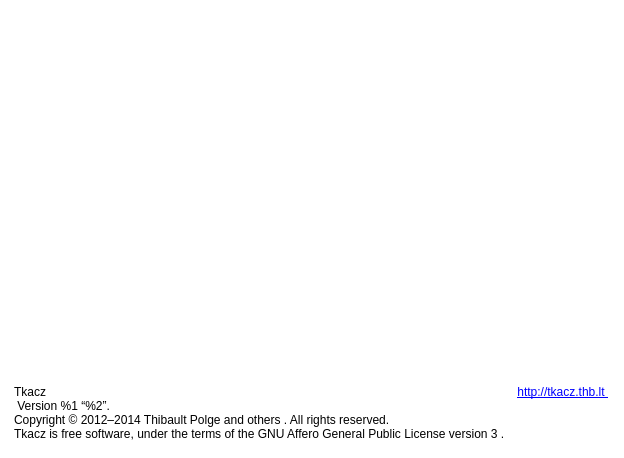
<?xml version="1.0" encoding="UTF-8"?>

<!--                                                            [licblock]
This file is part of Tkacz. 
Copyright (c) 2012-2014 Thibault Polge. All rights reserved.

This program is free software: you can redistribute it and/or modify
it under the terms of the GNU Affero General Public License as published by
the Free Software Foundation, either version 3 of the License, or
(at your option) any later version.

This program is distributed in the hope that it will be useful,
but WITHOUT ANY WARRANTY; without even the implied warranty of
MERCHANTABILITY or FITNESS FOR A PARTICULAR PURPOSE.  See the
GNU Affero General Public License for more details.

You should have received a copy of the GNU Affero General Public License
along with this program.  If not, see <http://www.gnu.org/licenses/>.
                                                               [/licblock]-->

<ui version="4.0">
 <class>AboutDialog</class>
 <widget class="QDialog" name="AboutDialog">
  <property name="windowModality">
   <enum>Qt::NonModal</enum>
  </property>
  <property name="geometry">
   <rect>
    <x>0</x>
    <y>0</y>
    <width>624</width>
    <height>458</height>
   </rect>
  </property>
  <property name="windowTitle">
   <string>About</string>
  </property>
  <property name="autoFillBackground">
   <bool>false</bool>
  </property>
  <property name="styleSheet">
   <string notr="true">QDialog{background: white; border-radius : 16px;}
QTextBrowser { background: rgba(255,255,255,192);}
QToolButton { border: none; background: #ddd; border-right : 1px solid rgba(0,0,0,32); padding : 0 12px;}</string>
  </property>
  <property name="modal">
   <bool>true</bool>
  </property>
  <layout class="QVBoxLayout" name="verticalLayout_3">
   <property name="spacing">
    <number>0</number>
   </property>
   <property name="leftMargin">
    <number>0</number>
   </property>
   <property name="topMargin">
    <number>0</number>
   </property>
   <property name="rightMargin">
    <number>0</number>
   </property>
   <property name="bottomMargin">
    <number>0</number>
   </property>
   <item>
    <widget class="QStackedWidget" name="pages">
     <property name="currentIndex">
      <number>0</number>
     </property>
     <widget class="QWidget" name="logoPage">
      <layout class="QVBoxLayout" name="_2">
       <property name="spacing">
        <number>-1</number>
       </property>
       <property name="sizeConstraint">
        <enum>QLayout::SetFixedSize</enum>
       </property>
       <item>
        <widget class="QLabel" name="label">
         <property name="sizePolicy">
          <sizepolicy hsizetype="Fixed" vsizetype="Fixed">
           <horstretch>0</horstretch>
           <verstretch>0</verstretch>
          </sizepolicy>
         </property>
         <property name="minimumSize">
          <size>
           <width>600</width>
           <height>370</height>
          </size>
         </property>
         <property name="maximumSize">
          <size>
           <width>600</width>
           <height>370</height>
          </size>
         </property>
         <property name="text">
          <string/>
         </property>
         <property name="pixmap">
          <pixmap resource="../build/common.qrc">:/tkacz/splash</pixmap>
         </property>
         <property name="alignment">
          <set>Qt::AlignCenter</set>
         </property>
        </widget>
       </item>
       <item>
        <layout class="QHBoxLayout" name="horizontalLayout" stretch="10,0">
         <property name="leftMargin">
          <number>5</number>
         </property>
         <property name="rightMargin">
          <number>1</number>
         </property>
         <property name="bottomMargin">
          <number>0</number>
         </property>
         <item>
          <widget class="QLabel" name="versionLabel">
           <property name="text">
            <string>&lt;html&gt;
&lt;p&gt;
&lt;span style=&quot;font-weight : bold;&quot;&gt; Tkacz &lt;/span&gt;&lt;br /&gt;
&lt;span style=&quot;font-size : small;&quot;&gt;Version %1 “%2”.&lt;br /&gt;
Copyright © 2012–2014 Thibault Polge &lt;a href=&quot;qrc:///tkacz/acknowledgements&quot;&gt;and others&lt;/a&gt;. All rights reserved.&lt;br/&gt;
Tkacz is free software, under the terms of the &lt;a href=&quot;qrc:///tkacz/license&quot;&gt;GNU Affero General Public License version 3&lt;/a&gt;.&lt;/html&gt;</string>
           </property>
           <property name="alignment">
            <set>Qt::AlignLeading|Qt::AlignLeft|Qt::AlignVCenter</set>
           </property>
           <property name="wordWrap">
            <bool>true</bool>
           </property>
          </widget>
         </item>
         <item>
          <widget class="QLabel" name="linkLabel">
           <property name="text">
            <string>&lt;a href=&quot;http://tkacz.thb.lt/&quot;&gt;http://tkacz.thb.lt	&lt;/a&gt;</string>
           </property>
           <property name="alignment">
            <set>Qt::AlignRight|Qt::AlignTop|Qt::AlignTrailing</set>
           </property>
          </widget>
         </item>
        </layout>
       </item>
      </layout>
     </widget>
     <widget class="QWidget" name="browserPage">
      <layout class="QVBoxLayout" name="verticalLayout">
       <property name="spacing">
        <number>0</number>
       </property>
       <property name="leftMargin">
        <number>0</number>
       </property>
       <property name="topMargin">
        <number>0</number>
       </property>
       <property name="rightMargin">
        <number>0</number>
       </property>
       <property name="bottomMargin">
        <number>0</number>
       </property>
       <item>
        <layout class="QHBoxLayout" name="horizontalLayout_3">
         <property name="spacing">
          <number>0</number>
         </property>
         <item>
          <widget class="QToolButton" name="backButton">
           <property name="sizePolicy">
            <sizepolicy hsizetype="Fixed" vsizetype="Expanding">
             <horstretch>0</horstretch>
             <verstretch>0</verstretch>
            </sizepolicy>
           </property>
           <property name="text">
            <string>◀</string>
           </property>
          </widget>
         </item>
         <item>
          <widget class="QTextBrowser" name="textBrowser">
           <property name="frameShape">
            <enum>QFrame::NoFrame</enum>
           </property>
           <property name="html">
            <string notr="true">&lt;!DOCTYPE HTML PUBLIC &quot;-//W3C//DTD HTML 4.0//EN&quot; &quot;http://www.w3.org/TR/REC-html40/strict.dtd&quot;&gt;
&lt;html&gt;&lt;head&gt;&lt;meta name=&quot;qrichtext&quot; content=&quot;1&quot; /&gt;&lt;style type=&quot;text/css&quot;&gt;
p, li { white-space: pre-wrap; }
&lt;/style&gt;&lt;/head&gt;&lt;body style=&quot; font-family:'.Lucida Grande UI'; font-size:13pt; font-weight:400; font-style:normal;&quot;&gt;
&lt;p style=&quot; margin-top:0px; margin-bottom:0px; margin-left:0px; margin-right:0px; -qt-block-indent:0; text-indent:0px;&quot;&gt;Tkacz dummy text&lt;/p&gt;&lt;/body&gt;&lt;/html&gt;</string>
           </property>
           <property name="openLinks">
            <bool>false</bool>
           </property>
          </widget>
         </item>
        </layout>
       </item>
      </layout>
     </widget>
    </widget>
   </item>
  </layout>
 </widget>
 <resources>
  <include location="../build/common.qrc"/>
  <include location="../../build/common.qrc"/>
 </resources>
 <connections/>
</ui>
